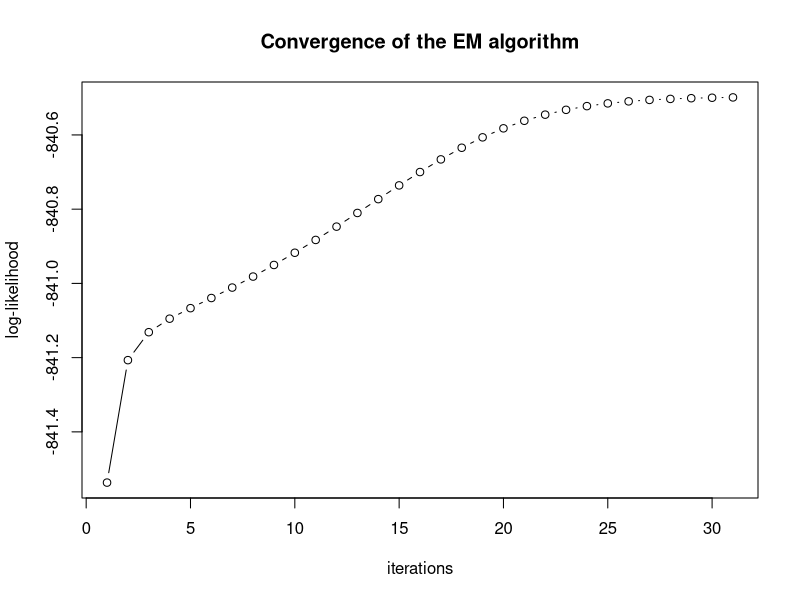
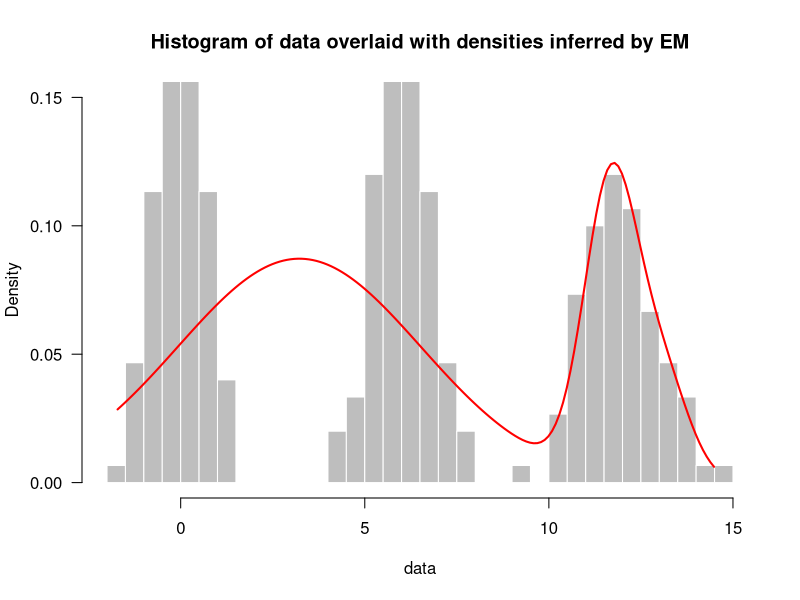

These charts were generated, in order, by the following R code:
## ---- chunk 1
simulUnivData <- function(K=2, N=100, gap=6){
  mus <- seq(0, gap*(K-1), gap)
  sigmas <- runif(n=K, min=0.5, max=1.5)
  tmp <- floor(rnorm(n=K-1, mean=floor(N/K), sd=5))
  ns <- c(tmp, N - sum(tmp))
  clusters <- as.factor(matrix(unlist(lapply(1:K, function(k){rep(k, ns[k])})),
                               ncol=1))
  obs <- matrix(unlist(lapply(1:K, function(k){
    rnorm(n=ns[k], mean=mus[k], sd=sigmas[k])
  })))
  new.order <- sample(1:N, N)
  obs <- obs[new.order]
  rownames(obs) <- NULL
  clusters <- clusters[new.order]
  return(list(obs=obs, clusters=clusters, mus=mus, sigmas=sigmas,
              mix.weights=ns/N))
}
## ---- chunk 2
Estep <- function(data, params){
  calcMembershipProbas(data, params$mus, params$sigmas, params$mix.weights)
}

calcMembershipProbas <- function(data, mus, sigmas, mix.weights){
  N <- length(data)
  K <- length(mus)
  tmp <- matrix(unlist(lapply(1:N, function(i){
    x <- data[i]
    norm.const <- sum(unlist(Map(function(mu, sigma, mix.weight){
      mix.weight * calcUnivNormDens(x, mu, sigma)}, mus, sigmas, mix.weights)))
    unlist(Map(function(mu, sigma, mix.weight){
      mix.weight * calcUnivNormDens(x, mu, sigma) / norm.const
    }, mus[-K], sigmas[-K], mix.weights[-K]))
  })), ncol=K-1, byrow=TRUE)
  membership.probas <- cbind(tmp, apply(tmp, 1, function(x){1 - sum(x)}))
  names(membership.probas) <- NULL
  return(membership.probas)
}

calcUnivNormDens <- function(x, mu, sigma){
  return( 1/(sigma * sqrt(2*pi)) * exp(-1/(2*sigma^2)*(x-mu)^2) )
}
## ---- chunk 3
Mstep <- function(data, params, membership.probas){
  params.new <- list()
  sum.membership.probas <- apply(membership.probas, 2, sum)
  params.new$mus <- calcMlEstimMeans(data, membership.probas,
                                     sum.membership.probas)
  params.new$sigmas <- calcMlEstimStdDevs(data, params.new$mus,
                                          membership.probas,
                                          sum.membership.probas)
  params.new$mix.weights <- calcMlEstimMixWeights(data, membership.probas,
                                                  sum.membership.probas)
  return(params.new)
}

calcMlEstimMeans <- function(data, membership.probas, sum.membership.probas){
  K <- ncol(membership.probas)
  sapply(1:K, function(k){
    sum(unlist(Map("*", membership.probas[,k], data))) /
      sum.membership.probas[k]
  })
}

calcMlEstimStdDevs <- function(data, means, membership.probas,
                              sum.membership.probas){
  K <- ncol(membership.probas)
  sapply(1:K, function(k){
    sqrt(sum(unlist(Map(function(p.ki, x.i){
      p.ki * (x.i - means[k])^2
    }, membership.probas[,k], data))) /
    sum.membership.probas[k])
  })
}

calcMlEstimMixWeights <- function(data, membership.probas,
                                  sum.membership.probas){
  K <- ncol(membership.probas)
  sapply(1:K, function(k){
    1/length(data) * sum.membership.probas[k]
  })
}
## ---- chunk 4
logLikelihood <- function(data, mus, sigmas, mix.weights){
  loglik <- sum(sapply(data, function(x){
    log(sum(unlist(Map(function(mu, sigma, mix.weight){
      mix.weight * calcUnivNormDens(x, mu, sigma)
    }, mus, sigmas, mix.weights))))
  }))
  return(loglik)
}
## ---- chunk 5
EMalgo <- function(data, params, threshold.convergence=10^(-2), nb.iter=10,
                   verbose=1){
  logliks <- vector()
  i <- 1
  if(verbose > 0) cat(paste("iter ", i, "\n", sep=""))
  membership.probas <- Estep(data, params)
  params <- Mstep(data, params, membership.probas)
  loglik <- logLikelihood(data, params$mus, params$sigmas,
                          params$mix.weights)
  logliks <- append(logliks, loglik)
  while(i < nb.iter){
    i <- i + 1
    if(verbose > 0) cat(paste("iter ", i, "\n", sep=""))
    membership.probas <- Estep(data, params)
    params <- Mstep(data, params, membership.probas)
    loglik <- logLikelihood(data, params$mus, params$sigmas,
                            params$mix.weights)
    if(loglik < logliks[length(logliks)]){
      msg <- paste("the log-likelihood is decreasing:",
                   loglik, "<", logliks[length(logliks)])
      stop(msg, call.=FALSE)
    }
    logliks <- append(logliks, loglik)
    if(abs(logliks[i] - logliks[i-1]) <= threshold.convergence)
      break
  }
  return(list(params=params, membership.probas=membership.probas,
              logliks=logliks, nb.iters=i))
}
## ---- chunk 6
K <- 3
N <- 300
simul <- simulUnivData(K, N)
data <- simul$obs
## ---- chunk 7
params0 <- list(mus=runif(n=K, min=min(data), max=max(data)),
                sigmas=rep(1, K),
                mix.weights=rep(1/K, K))
res <- EMalgo(data, params0, 10^(-3), 1000, 1)
## ---- chunk 8
plot(res$logliks, xlab="iterations", ylab="log-likelihood",
     main="Convergence of the EM algorithm", type="b")
## ---- chunk 9
hist(data, breaks=30, freq=FALSE, col="grey", border="white",
     ylim=c(0,0.15), las=1,
     main="Histogram of data overlaid with densities inferred by EM")
rx <- seq(from=min(data), to=max(data), by=0.1)
ds <- lapply(1:K, function(k){
  dnorm(x=rx, mean=res$params$mus[k], sd=res$params$sigmas[k])
})
f <- sapply(1:length(rx), function(i){
  res$params$mix.weights[1] * ds[[1]][i] +
    res$params$mix.weights[2] * ds[[2]][i] +
    res$params$mix.weights[3] * ds[[3]][i]
})
lines(rx, f, col="red", lwd=2)
## ---- chunk 10
print(sessionInfo(), locale=FALSE)
